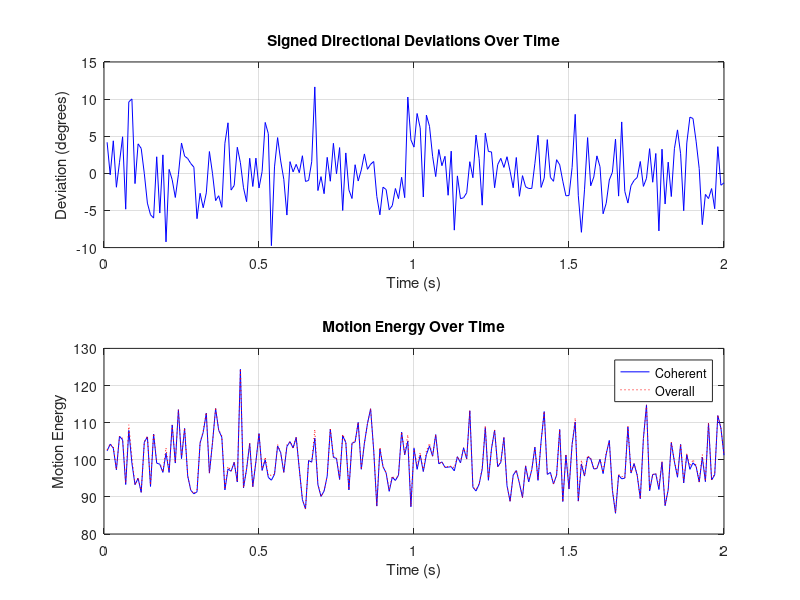

Recreate this plot in MATLAB. (Note: this script raises an error after producing the figure.)
% Parameters
numFrames = 200;            % Total number of frames
numDots = 200;              % Number of dots
coherence = 0.5;              % Coherence level (e.g., 50%)
coherentDirection = pi/4;   % Nominal direction of coherent motion (e.g., 45 degrees)
frameRate = 100;            % Frame rate in Hz (100 Hz)

% Pre-allocate arrays for motion energy and directional deviations
motionEnergy = zeros(1, numFrames);
directionDeviation = zeros(1, numFrames);


% Initialize motion energy array to store values for each frame
motionEnergy = zeros(1, numFrames);
overallMotionEnergy = zeros(1, numFrames); % Overall motion energy

for frame = 1:numFrames
    % Generate random directions for all dots
    randomDirections = 2 * pi * rand(numDots, 1);
    
    % Assign coherence fraction
    coherentDots = round(coherence * numDots);
    randomDots = numDots - coherentDots;
    
    % Set coherent direction for a fraction of dots
    randomDirections(1:coherentDots) = coherentDirection;
    
    % Calculate x and y velocities for all dots
    xVelocities = cos(randomDirections);
    yVelocities = sin(randomDirections);
    
    % Calculate net x and y movement for the frame
    netX = sum(xVelocities);
    netY = sum(yVelocities);
    
    % Compute actual motion direction for this frame
    actualDirection = atan2(netY, netX);
    
    % Calculate signed deviation from the coherent direction in radians
    directionDeviation(frame) = actualDirection - coherentDirection;
    
    % Wrap deviation to the range [-pi, pi] for meaningful interpretation
    if directionDeviation(frame) > pi
        directionDeviation(frame) = directionDeviation(frame) - 2 * pi;
    elseif directionDeviation(frame) < -pi
        directionDeviation(frame) = directionDeviation(frame) + 2 * pi;
    end
    
    % Convert deviation to degrees
    directionDeviation(frame) = rad2deg(directionDeviation(frame));
    
    % Motion energy for this frame (projecting onto coherent direction)
    % This is the dot product of (netX, netY) with the coherent direction vector
    motionEnergy(frame) = netX * cos(coherentDirection) + netY * sin(coherentDirection);
    
    
    % Calculate overall motion energy as the magnitude of the net movement vector
    % (without projecting onto any specific direction)
    overallMotionEnergy(frame) = sqrt(netX^2 + netY^2);
    
    
end


% Plot all measures of fluctuation

figure;

% 1. Plot the signed directional deviation in degrees over time
subplot(2,1,1);
plot((1:numFrames) / frameRate, directionDeviation, 'b');
xlabel('Time (s)');
ylabel('Deviation (degrees)');
title('Signed Directional Deviations Over Time');
grid on

% 2. Plot the motion energy over time
subplot(2,1,2);
plot((1:numFrames) / frameRate, motionEnergy, 'b'); hold on
plot((1:numFrames) / frameRate, overallMotionEnergy, 'r:'); hold on
legend('Coherent','Overall');

xlabel('Time (s)');
ylabel('Motion Energy');
title('Motion Energy Over Time');
grid on

% % Power spectrum for projected motion energy
% figure;
% subplot(2,1,1);
% pspectrum(motionEnergy-mean(motionEnergy), frameRate);  % frameRate is the sampling frequency in Hz
% title('Power Spectrum of Projected Motion Energy');
% xlabel('Frequency (Hz)');
% ylabel('Power/Frequency (dB/Hz)');
%
% % Power spectrum for overall motion energy
% subplot(2,1,2);
% pspectrum(overallMotionEnergy-mean(overallMotionEnergy), frameRate);  % frameRate is the sampling frequency in Hz
% title('Power Spectrum of Overall Motion Energy');
% xlabel('Frequency (Hz)');
% ylabel('Power/Frequency (dB/Hz)');


N = length(motionEnergy);

% Calculate the Fourier Transform of the motion energy signal
motionEnergyFFT = fft(motionEnergy-mean(motionEnergy));
[motionEnergySpectrum,f] = pspectrum(motionEnergy-mean(motionEnergy),frameRate);

frequencies = (0:N-1) * (frameRate / N); % Frequency axis in Hz

% Limit to Nyquist frequency (first half of the FFT results)
halfN = floor(N / 2);
validFrequencies = frequencies(1:halfN);             % Frequencies up to Nyquist

% Plot the power spectrum
figure;
plot(validFrequencies, abs(motionEnergyFFT(1:halfN)/N).^2); hold on;
plot(f, abs(motionEnergySpectrum),'r');
xlabel('Frequency (Hz)');
ylabel('Power');
title('Power Spectrum of Motion Energy');
xlim([0, frameRate / 2]); % Limit x-axis to Nyquist frequency

% Perform Continuous Wavelet Transform
[cwtCoeffs, freq] = cwt(motionEnergy, 'amor',frameRate); % Using Morlet wavelet

% Plot the Wavelet Power Spectrum
figure;
surface(1:numFrames, freq, abs(cwtCoeffs));
axis tight;
shading interp;
xlabel('Time (frames)');
ylabel('Frequency (Hz)');
title('Wavelet Power Spectrum of Motion Energy');
colorbar;

% Define window sizes for different time scales (in frames)
windowSizes = [5, 10, 20, 50];

% Calculate standard deviation of motion energy over different window sizes
stdDevOverTime = cell(size(windowSizes));
for i = 1:length(windowSizes)
    windowSize = windowSizes(i);
    stdDevOverTime{i} = movstd(motionEnergy, windowSize);
end

% Plot the results for each window size
figure;
hold on;
for i = 1:length(windowSizes)
    plot(stdDevOverTime{i});
end
legend(arrayfun(@(w) sprintf('%d frames', w), windowSizes, 'UniformOutput', false));
xlabel('Frame');
ylabel('Standard Deviation of Motion Energy');
title('Motion Energy Fluctuations at Different Time Scales');
hold off;

